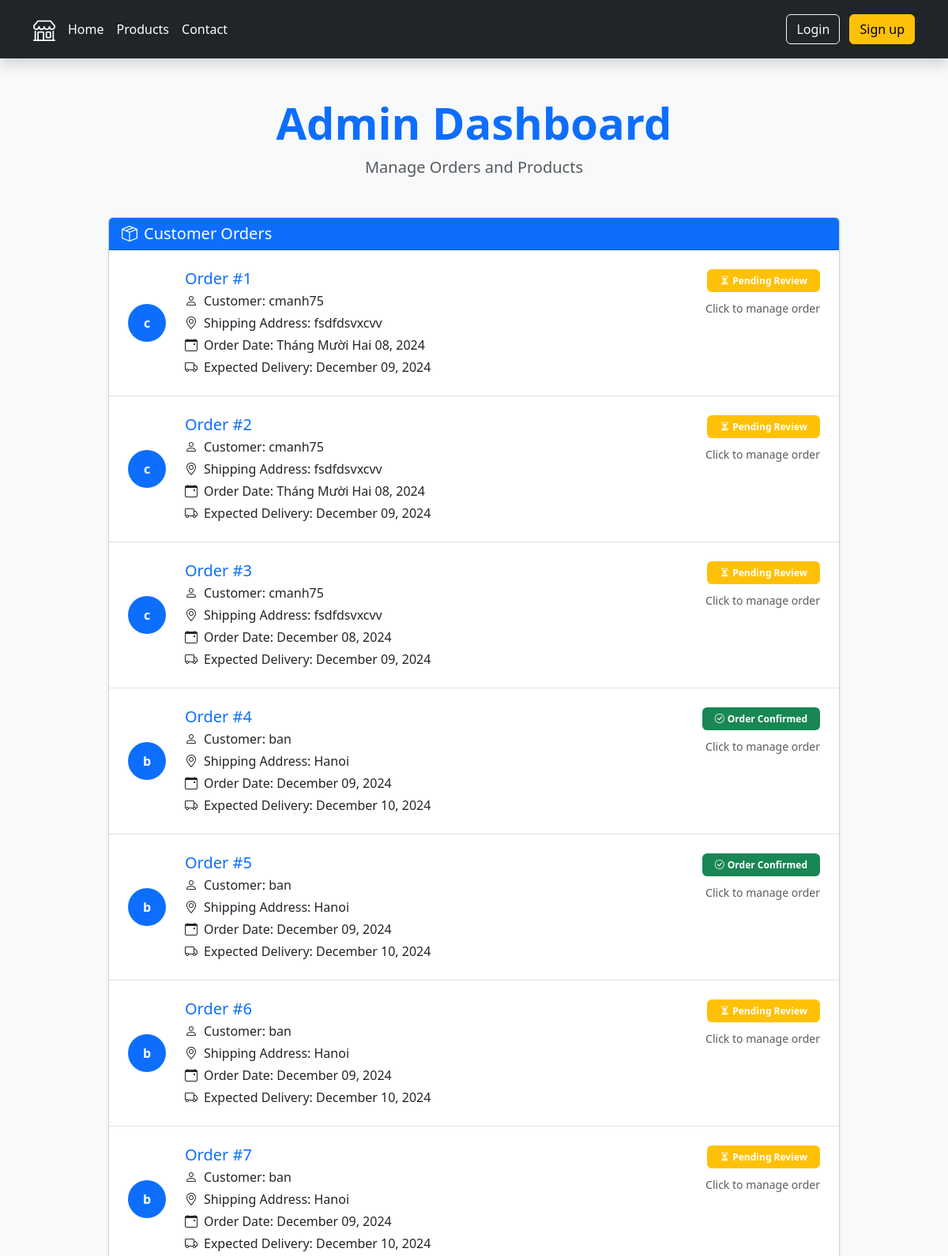
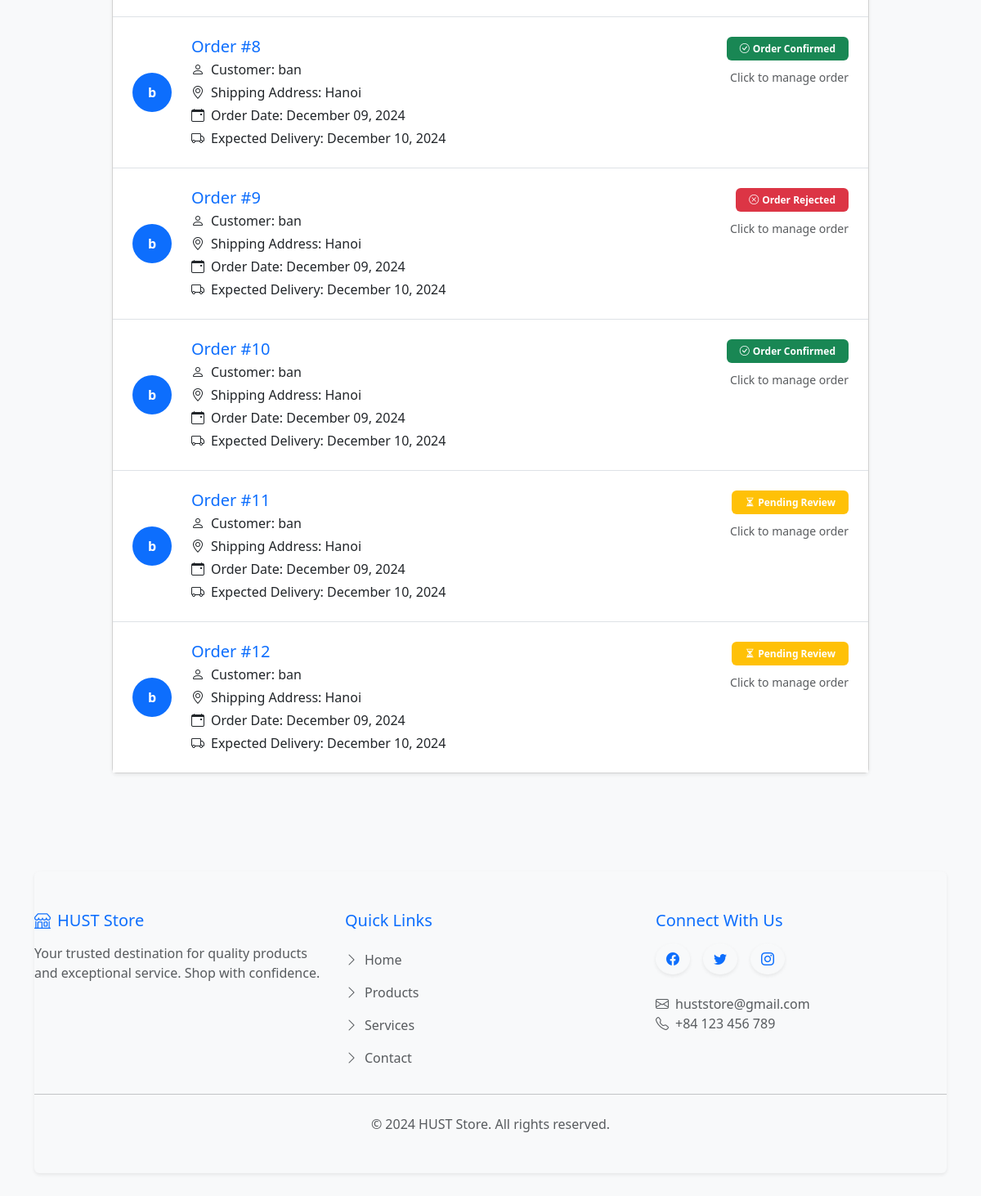
The page /manage on the database as committed earlier (2 pictures, top to bottom).
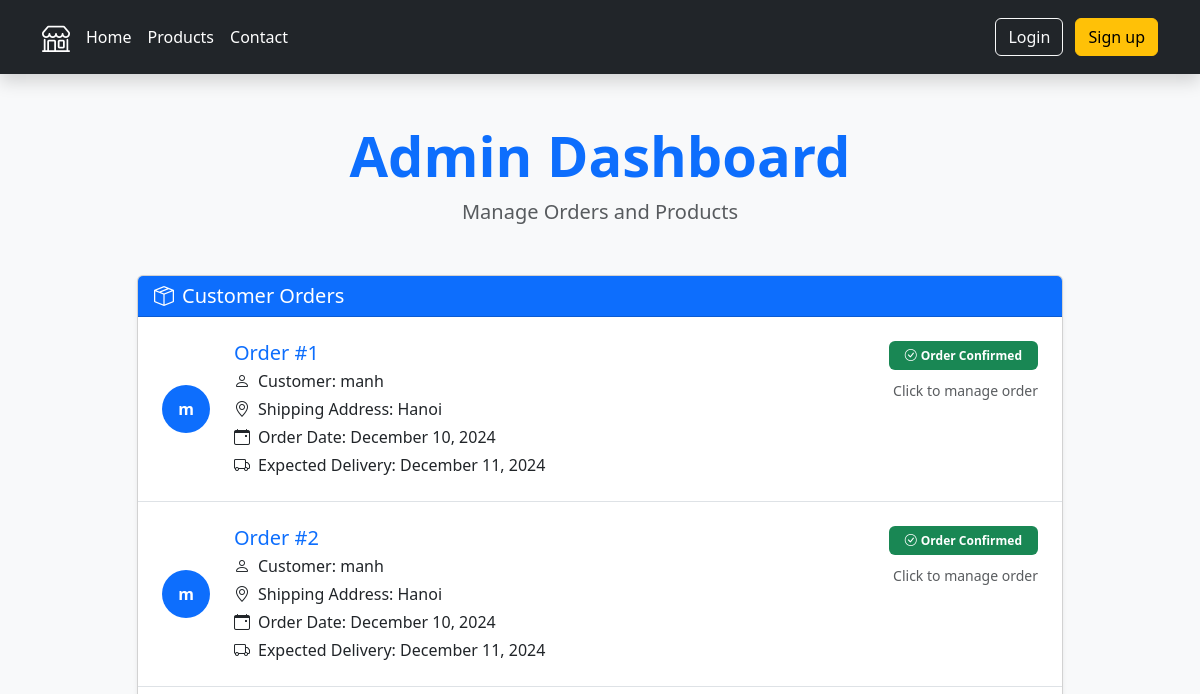
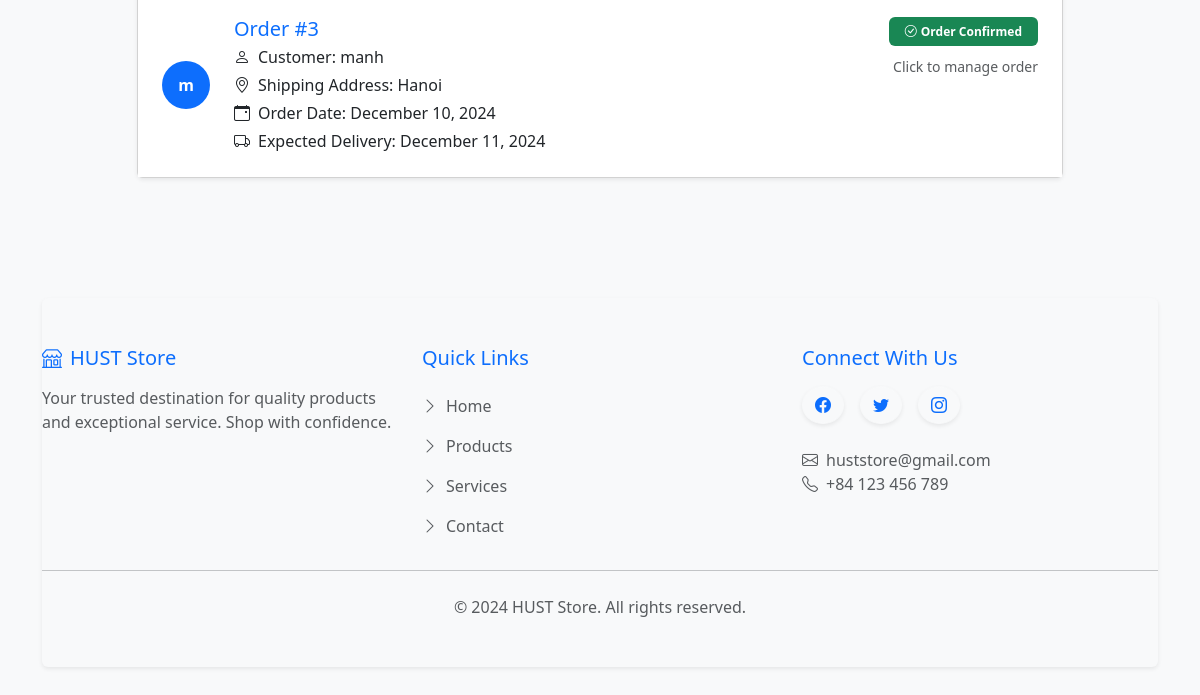
The same page on the database as committed later (2 pictures, top to bottom).
### main.py (models this page shows)
class Order(db.Model):
    __tablename__ = "orders"
    id: Mapped[int] = mapped_column(Integer, primary_key=True)
    user_id: Mapped[int] = mapped_column(db.ForeignKey("users.id"))
    user = relationship("User")
    selections: Mapped[List["Selection"]] = relationship(back_populates="order")
    order_date: Mapped[str] = mapped_column(String, nullable=False)
    confirmed: Mapped[Optional[bool]] = mapped_column(Boolean)
    feedback: Mapped[Optional[str]] = mapped_column(String)

class User(UserMixin, db.Model):
    __tablename__ = "users"
    id: Mapped[int] = mapped_column(Integer, primary_key=True)
    email: Mapped[str] = mapped_column(String, unique=True)
    name: Mapped[str]= mapped_column(String, nullable=False)
    password: Mapped[str] = mapped_column(String, nullable=False)
    selections = relationship("Selection", back_populates="user")
    address: Mapped[Optional[str]] = mapped_column(String)
    shipping: Mapped[Optional[str]] = mapped_column(String)
    total_price: Mapped[Optional[str]] = mapped_column(String)
    summary: Mapped[Optional[str]] = mapped_column(String)
    delivery_date: Mapped[Optional[str]] = mapped_column(String)

### main.py (the view)
@app.route('/manage')
def manage():
    list = db.session.execute(db.select(Order)).scalars().all()
    return render_template('manage.html', list=list)

### templates/manage.html (shortened to what this page needs)
{% include 'header.html' %}
<div class="container py-5">
  <div class="text-center mb-5">
    <h1 class="display-4 fw-bold text-primary">Admin Dashboard</h1>
    <p class="lead text-muted">Manage Orders and Products</p>
  </div>
  <div class="row justify-content-center">
    <div class="col-lg-10">
      <div class="card shadow-sm mb-4">
        <div class="card-header bg-primary text-white d-flex justify-content-between align-items-center">
          <h5 class="mb-0"><i class="bi bi-box-seam me-2"></i>Customer Orders</h5>
        </div>
        <div class="card-body p-0">
          <div class="list-group list-group-flush">
            {% for each in list %}
            <a href="{{url_for('show_order', order_id=each.id)}}" class="list-group-item list-group-item-action p-4 position-relative hover-shadow transition-all">
              <div class="row align-items-center">
                <div class="col-auto">
                  <div class="d-flex align-items-center justify-content-center bg-primary rounded-circle" style="width: 48px; height: 48px;">
                    <span class="text-white fw-bold">{{each.user.name[0]}}</span>
                  </div>
                </div>
                <div class="col">
                  <div class="d-flex justify-content-between align-items-start">
                    <div>
                      <h5 class="mb-1 text-primary">Order #{{each.id}}</h5>
                      <p class="mb-1"><i class="bi bi-person me-2"></i>Customer: {{each.user.name}}</p>
                      <p class="mb-1"><i class="bi bi-geo-alt me-2"></i>Shipping Address: {{each.user.address}}</p>
                      <p class="mb-1"><i class="bi bi-calendar-event me-2"></i>Order Date: {{each.order_date}}</p>
                      <p class="mb-0"><i class="bi bi-truck me-2"></i>Expected Delivery: {{each.user.delivery_date}}</p>
                    </div>
                    <div class="text-end">
                      {% if each.confirmed == None %}
                      <span class="badge bg-warning px-3 py-2">
                        <i class="bi bi-hourglass-split me-1"></i>Pending Review
                      </span>
                      {% endif %}
                      {% if each.confirmed != None and each.confirmed == True %}
                      <span class="badge bg-success px-3 py-2">
                        <i class="bi bi-check-circle me-1"></i>Order Confirmed
                      </span>
                      {% endif %}
                      {% if each.confirmed != None and each.confirmed == False %}
                      <span class="badge bg-danger px-3 py-2">
                        <i class="bi bi-x-circle me-1"></i>Order Rejected
                      </span>
                      {% endif %}
                      <div class="mt-2">
                        <span class="text-muted small">Click to manage order</span>
                      </div>
                    </div>
                  </div>
                </div>
              </div>
            </a>
            {% endfor %}
          </div>
        </div>
      </div>
    </div>
  </div>
</div>
{% include 'footer.html' %}

### templates/header.html (shortened to what this page needs)
<!DOCTYPE html>
<html lang="en">
<head>
  <link href="https://cdn.jsdelivr.net/npm/bootstrap@5.3.3/dist/css/bootstrap.min.css" rel="stylesheet">
  <link rel="stylesheet" href="https://cdn.jsdelivr.net/npm/bootstrap-icons@1.11.3/font/bootstrap-icons.min.css">
  <link href="static/css/styles.css" rel="stylesheet">
</head>
<body>
  <header class="p-3 text-bg-dark shadow">
    <div class="container">
      <div class="d-flex flex-wrap align-items-center justify-content-center justify-content-lg-start">
        <a href="/" class="d-flex align-items-center mb-2 mb-lg-0 text-white text-decoration-none">
          <i class="bi bi-shop fs-3 me-2"></i>
        </a>
        <ul class="nav col-12 col-lg-auto me-lg-auto mb-2 justify-content-center mb-md-0">
          <li><a href="{{url_for('home')}}" class="nav-link px-2 text-white hover-opacity transition-all">Home</a></li>
          <li><a href="{{url_for('products')}}" class="nav-link px-2 text-white hover-opacity transition-all">Products</a></li>
          <li><a href="{{url_for('about')}}" class="nav-link px-2 text-white hover-opacity transition-all">Contact</a></li>
        </ul>
        <div class="text-end">
          {% if not current_user.is_authenticated: %}
          <a href="{{url_for('login')}}" class="btn btn-outline-light me-2 hover-opacity transition-all">Login</a>
          <a href="{{url_for('register')}}" class="btn btn-warning hover-opacity transition-all">Sign up</a>
          {% else: %}
          <a href="{{url_for('logout')}}" class="btn btn-outline-light hover-opacity transition-all">Logout</a>
          {% endif %}
        </div>
      </div>
    </div>
  </header>

### templates/footer.html (shortened to what this page needs)
<div class="container mt-5 mb-5">
  <footer class="py-5 my-5 bg-light rounded shadow-sm">
    <div class="row g-4">
      <div class="col-lg-4">
        <h5 class="mb-3 text-primary"><i class="bi bi-shop me-2"></i>HUST Store</h5>
        <p class="text-muted">Your trusted destination for quality products and exceptional service. Shop with confidence.</p>
      </div>
      <div class="col-lg-4">
        <h5 class="mb-3 text-primary">Quick Links</h5>
        <ul class="nav flex-column">
          <li class="nav-item"><a href="{{ url_for('home') }}" class="nav-link px-0 text-muted hover-shadow transition-all"><i class="bi bi-chevron-right me-2"></i>Home</a></li>
          <li class="nav-item"><a href="{{ url_for('products') }}" class="nav-link px-0 text-muted hover-shadow transition-all"><i class="bi bi-chevron-right me-2"></i>Products</a></li>
          <li class="nav-item"><a href="#" class="nav-link px-0 text-muted hover-shadow transition-all"><i class="bi bi-chevron-right me-2"></i>Services</a></li>
          <li class="nav-item"><a href="{{ url_for('about') }}" class="nav-link px-0 text-muted hover-shadow transition-all"><i class="bi bi-chevron-right me-2"></i>Contact</a></li>
        </ul>
      </div>
      <div class="col-lg-4">
        <h5 class="mb-3 text-primary">Connect With Us</h5>
        <div class="d-flex gap-3 mb-4">
          <a href="#" class="btn btn-light rounded-circle shadow-sm hover-shadow transition-all">
            <i class="bi bi-facebook text-primary"></i>
          </a>
          <a href="#" class="btn btn-light rounded-circle shadow-sm hover-shadow transition-all">
            <i class="bi bi-twitter text-primary"></i>
          </a>
          <a href="#" class="btn btn-light rounded-circle shadow-sm hover-shadow transition-all">
            <i class="bi bi-instagram text-primary"></i>
          </a>
        </div>
        <p class="text-muted mb-0"><i class="bi bi-envelope me-2"></i>huststore@gmail.com</p>
        <p class="text-muted mb-0"><i class="bi bi-telephone me-2"></i>+84 123 456 789</p>
      </div>
    </div>
    <hr class="my-4">
    <div class="text-center">
      <p class="text-muted mb-0">© 2024 HUST Store. All rights reserved.</p>
    </div>
  </footer>
</div>
</body>
</html>

### static/css/styles.css (style rules this page uses)
body { font-family: 'Segoe UI', Tahoma, Geneva, Verdana, sans-serif; background-color: #f8f9fa; color: #212529; }
.transition-all { transition: all 0.3s ease; }

Rows that differ between the two databases and show on the page:
removed Order: user "b", id "4", user.name "ban", user.address "Hanoi", order_date "December 09, 2024", user.delivery_date "December 10, 2024", confirmed True (drawn)
removed Order: user "b", id "5", user.name "ban", user.address "Hanoi", order_date "December 09, 2024", user.delivery_date "December 10, 2024", confirmed True (drawn)
removed Order: user "b", id "6", user.name "ban", user.address "Hanoi", order_date "December 09, 2024", user.delivery_date "December 10, 2024", shows "Pending Review"
removed Order: user "b", id "7", user.name "ban", user.address "Hanoi", order_date "December 09, 2024", user.delivery_date "December 10, 2024", shows "Pending Review"
removed Order: user "b", id "8", user.name "ban", user.address "Hanoi", order_date "December 09, 2024", user.delivery_date "December 10, 2024", confirmed True (drawn)
removed Order: user "b", id "9", user.name "ban", user.address "Hanoi", order_date "December 09, 2024", user.delivery_date "December 10, 2024", confirmed False (drawn)
removed Order: user "b", id "10", user.name "ban", user.address "Hanoi", order_date "December 09, 2024", user.delivery_date "December 10, 2024", confirmed True (drawn)
removed Order: user "b", id "11", user.name "ban", user.address "Hanoi", order_date "December 09, 2024", user.delivery_date "December 10, 2024", shows "Pending Review"
removed Order: user "b", id "12", user.name "ban", user.address "Hanoi", order_date "December 09, 2024", user.delivery_date "December 10, 2024", shows "Pending Review"
changed Order id 1: user "c" → "m"; user.name "cmanh75" → "manh"; user.address "fsdfdsvxcvv" → "Hanoi"; order_date "Tháng Mười Hai 08, 2024" → "December 10, 2024"; user.delivery_date "December 09, 2024" → "December 11, 2024"; confirmed "Pending Review" → "Order Confirmed"
changed Order id 2: user "c" → "m"; user.name "cmanh75" → "manh"; user.address "fsdfdsvxcvv" → "Hanoi"; order_date "Tháng Mười Hai 08, 2024" → "December 10, 2024"; user.delivery_date "December 09, 2024" → "December 11, 2024"; confirmed "Pending Review" → "Order Confirmed"
changed Order id 3: user "c" → "m"; user.name "cmanh75" → "manh"; user.address "fsdfdsvxcvv" → "Hanoi"; order_date "December 08, 2024" → "December 10, 2024"; user.delivery_date "December 09, 2024" → "December 11, 2024"; confirmed "Pending Review" → "Order Confirmed"
